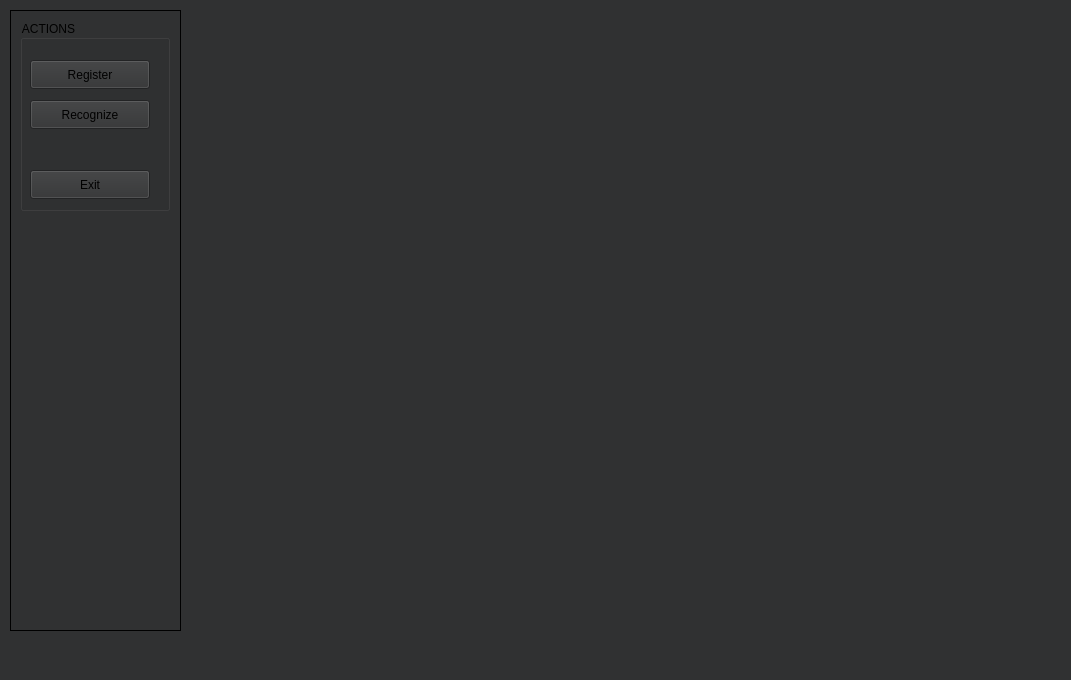
<?xml version="1.0" encoding="UTF-8"?>
<ui version="4.0">
 <class>MainWindow</class>
 <widget class="QMainWindow" name="MainWindow">
  <property name="geometry">
   <rect>
    <x>0</x>
    <y>0</y>
    <width>1071</width>
    <height>680</height>
   </rect>
  </property>
  <property name="minimumSize">
   <size>
    <width>1071</width>
    <height>680</height>
   </size>
  </property>
  <property name="maximumSize">
   <size>
    <width>1071</width>
    <height>680</height>
   </size>
  </property>
  <property name="windowTitle">
   <string>IFace Put your face in machice</string>
  </property>
  <property name="windowIcon">
   <iconset>
    <normaloff>icon/app_icon.jpg</normaloff>icon/app_icon.jpg</iconset>
  </property>
  <property name="styleSheet">
   <string notr="true">background-color: rgb(48, 49, 50);</string>
  </property>
  <widget class="QWidget" name="centralwidget">
   <widget class="QFrame" name="frame">
    <property name="geometry">
     <rect>
      <x>190</x>
      <y>10</y>
      <width>870</width>
      <height>621</height>
     </rect>
    </property>
    <property name="frameShape">
     <enum>QFrame::Box</enum>
    </property>
    <widget class="QLabel" name="video_feed">
     <property name="geometry">
      <rect>
       <x>0</x>
       <y>-40</y>
       <width>870</width>
       <height>661</height>
      </rect>
     </property>
     <property name="text">
      <string/>
     </property>
    </widget>
   </widget>
   <widget class="QFrame" name="frame_2">
    <property name="geometry">
     <rect>
      <x>10</x>
      <y>10</y>
      <width>171</width>
      <height>621</height>
     </rect>
    </property>
    <property name="frameShape">
     <enum>QFrame::Panel</enum>
    </property>
    <widget class="QGroupBox" name="groupBox_2">
     <property name="geometry">
      <rect>
       <x>10</x>
       <y>10</y>
       <width>150</width>
       <height>191</height>
      </rect>
     </property>
     <property name="title">
      <string>ACTIONS</string>
     </property>
     <widget class="QPushButton" name="register_btn">
      <property name="geometry">
       <rect>
        <x>10</x>
        <y>40</y>
        <width>120</width>
        <height>29</height>
       </rect>
      </property>
      <property name="text">
       <string>Register</string>
      </property>
     </widget>
     <widget class="QPushButton" name="recognize_face_btn">
      <property name="geometry">
       <rect>
        <x>10</x>
        <y>80</y>
        <width>120</width>
        <height>29</height>
       </rect>
      </property>
      <property name="whatsThis">
       <string>&lt;html&gt;&lt;head/&gt;&lt;body&gt;&lt;p&gt;dd&lt;/p&gt;&lt;/body&gt;&lt;/html&gt;</string>
      </property>
      <property name="styleSheet">
       <string notr="true"/>
      </property>
      <property name="text">
       <string>Recognize</string>
      </property>
     </widget>
     <widget class="QPushButton" name="exit_btn">
      <property name="geometry">
       <rect>
        <x>10</x>
        <y>150</y>
        <width>120</width>
        <height>29</height>
       </rect>
      </property>
      <property name="text">
       <string>Exit</string>
      </property>
     </widget>
    </widget>
   </widget>
  </widget>
  <widget class="QMenuBar" name="menu_bar">
   <property name="geometry">
    <rect>
     <x>0</x>
     <y>0</y>
     <width>1071</width>
     <height>22</height>
    </rect>
   </property>
   <property name="defaultUp">
    <bool>false</bool>
   </property>
  </widget>
 </widget>
 <resources/>
  <connections>
  <connection>
   <sender>exit_btn</sender>
   <signal>clicked(bool)</signal>
   <receiver>MainWindow</receiver>
   <slot>close()</slot>
   <hints>
    <hint type="sourcelabel">
     <x>748</x>
     <y>648</y>
    </hint>
    <hint type="destinationlabel">
     <x>809</x>
     <y>719</y>
    </hint>
   </hints>
  </connection>
 </connections>
</ui>
